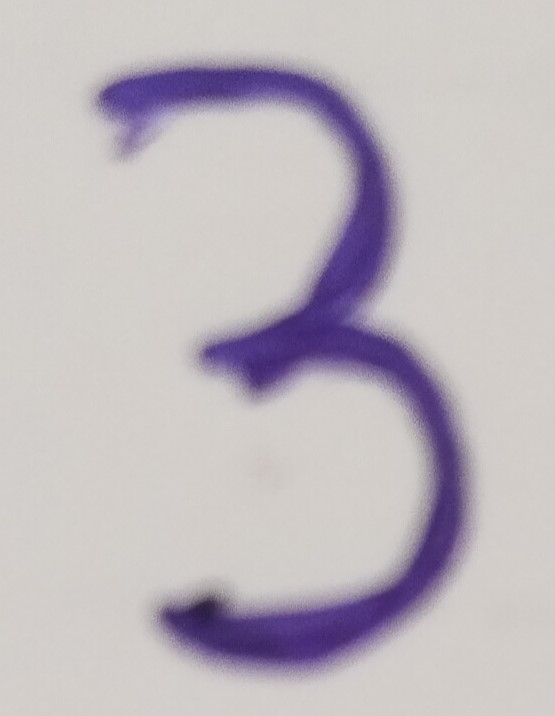
#> input picture Data/testimg.jpg, 555 x 716 px
$ jupyter execute digit_class.ipynb
#> lines starting #> are read from the running program, lines starting #| are printed output that depends on the picture
# 🔢 Handwritten Digit Recognition (Multiclass Classification)

## 🎯 Project Objective
The goal of this project is to classify handwritten digits (0-9) using the Scikit-Learn Digits dataset. This project explores image preprocessing techniques, data flattening, and the application of Support Vector Machines (SVM) for high-accuracy classification.

## 📥 Dataset Description
We are using the **MNIST-style Digits dataset**, which contains 1,797 images of $8 \times 8$ pixels. Each pixel represents a grayscale value ranging from 0 (white) to 16 (black).

[cell 1]
from sklearn.datasets import load_digits
import matplotlib.pyplot as plt

digits = load_digits()

plt.gray()
plt.matshow(digits.images[0])
plt.show()
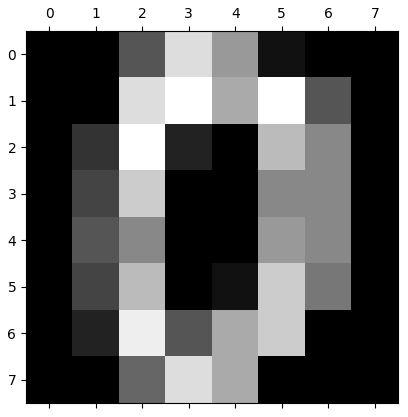
#> figure drawn by matplotlib, 1 panel

## The Data Detective Work (EDA) 🛠

-    In classification, our primary EDA goal is to check for **Class Imbalance**. If we have 1,000 images of the number "1" but only 10 images of the number "9", our model will be biased.

[cell 2]
#EDA

import pandas as pd
import seaborn as sns

df = pd.DataFrame(digits.target , columns = ['target'])
sns.countplot(x = 'target' , data = df)
plt.title("Distribution of Digits")
plt.show()
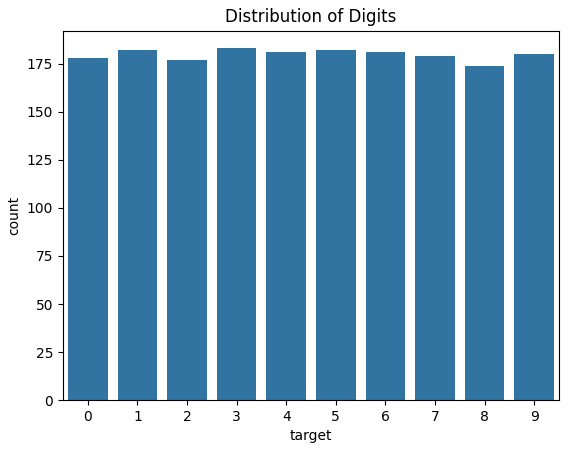
#> figure drawn by matplotlib, 1 panel; tallest bar 183 high, from x = 2.6 to 3.4

## 🛠️ Data Preprocessing: Flattening the Images
Most traditional machine learning models (like SVM or Random Forest) require input in a 1D format. Since our original data consists of $8 \times 8$ matrices, we must **flatten** them into a single vector of 64 pixels.

* **Original Shape:** `(1797, 8, 8)`
* **Flattened Shape:** `(1797, 64)`

## ⚖️ Feature Scaling
We apply `StandardScaler` to ensure that all pixel intensities are on the same scale, which is essential for the performance of the **Support Vector Machine** classifier.

[cell 3]
from sklearn.model_selection import train_test_split
from sklearn.preprocessing import StandardScaler

n_samples = len(digits.images)
data = digits.images.reshape((n_samples,-1))

X_train, X_test ,y_train , y_test = train_test_split(data , digits.target, test_size=0.5, random_state=42)

scaler = StandardScaler()
X_train = scaler.fit_transform(X_train)
X_test = scaler.transform(X_test)

## 🏋️ Model Training: Support Vector Machine (SVM)
For this classification task, we chose a **Support Vector Classifier (SVC)**. SVMs are highly effective for image data of this size because they find the optimal "hyperplane" that separates different digit classes in a 64-dimensional space.

```python
# Initializing the classifier with a gamma parameter for non-linear boundaries
clf = SVC(gamma=0.001)
clf.fit(X_train, y_train)

[cell 4]
from sklearn.svm import SVC
from sklearn.metrics import classification_report , confusion_matrix

clf = SVC(gamma=0.001)
clf.fit(X_train,y_train)

predicted = clf.predict(X_test)

## 📈 Model Evaluation
To measure success, we look beyond simple accuracy and analyze exactly where the model might be struggling.

### 🧩 Confusion Matrix Analysis
The heatmap below shows the relationship between **Actual** labels and **Predicted** labels.
* **Diagonal Values:** Represent correct predictions.
* **Off-Diagonal Values:** Show which digits the model is confusing (e.g., mistaking a `5` for a `9`).

[cell 5]
plt.figure(figsize=(10,7))
sns.heatmap(confusion_matrix(y_test , predicted), annot=True , fmt='d' , cmap='Blues')
plt.xlabel("predicted")
plt.ylabel("actual")
plt.title("confusion matrix")
plt.show()
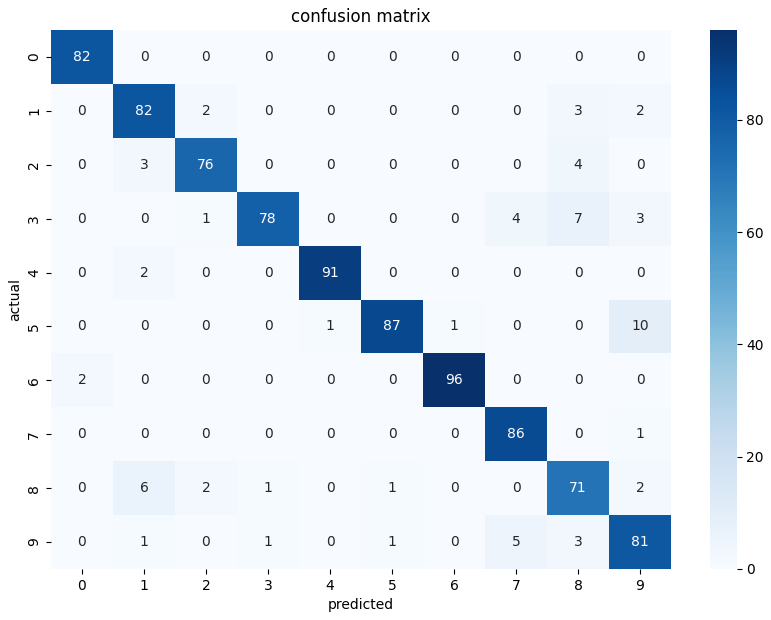
#> figure drawn by matplotlib, 2 panels

## 🧪 Real-World Testing
To prove the model's robustness, I uploaded my own handwritten digits. This stage involved:
1. **Grayscale Conversion:** Converting phone photos to black and white.
2. **Resizing:** Scaling large photos down to the $8 \times 8$ pixel format.
3. **Inversion:** Ensuring the background is black and the ink is white to match the training data.

> **Result:** The model successfully generalizes to new, unseen handwriting!

[cell 6]
from PIL import Image, ImageOps
import numpy as np
image_path = '../Data/testimg.jpg'


def predict_my_image(image_path):
    # show the original test image before processing
#> called with image_path = '../Data/testimg.jpg'
    orig = Image.open(image_path)
#> orig is the input picture: PIL image 555x716 RGB; mean R, G, B 191.7, 184.8, 190.8
    plt.imshow(orig)
    plt.axis('off')
    plt.title('Original Test Image')
    plt.show()

    # 1. Open image and convert to Grayscale
    img = orig.convert('L')
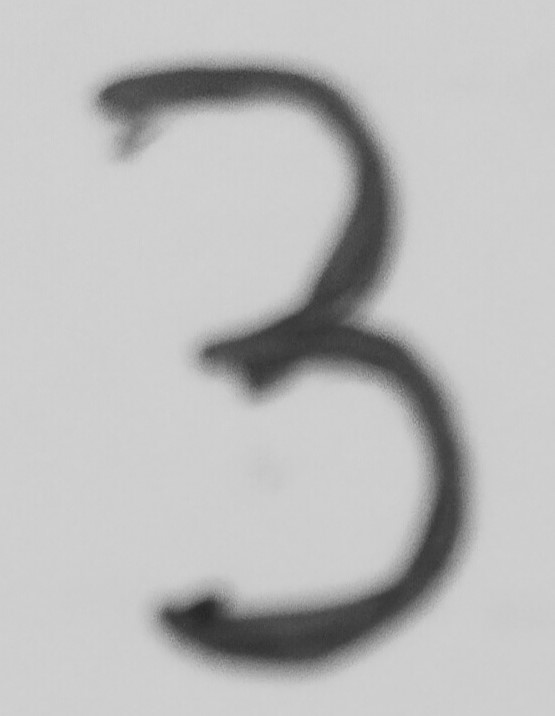
#> img: PIL image 555x716 L; min 37, max 211, mean 187.5

    # 2. Resize to 8x8 pixels (The shape the model expects)
    img = img.resize((8, 8), Image.Resampling.LANCZOS)

    # 3. Invert Colors (Model expects white ink on black background)
    img = ImageOps.invert(img)

    # 4. Normalize pixel values (Scale 0-255 down to 0-16)
    img_array = np.array(img)
    img_array = (img_array / 255.0) * 16.0

    # 5. Flatten and Predict
    flattened_img = img_array.reshape(1, -1)

    # Apply the same scaling you used for training
    scaled_img = scaler.transform(flattened_img)

    prediction = clf.predict(scaled_img)
#> prediction = [4]

    # Show the "pixelated" version the model sees
    plt.imshow(img_array, cmap='gray')
    plt.title(f"Model Prediction: {prediction[0]}")
    plt.show()
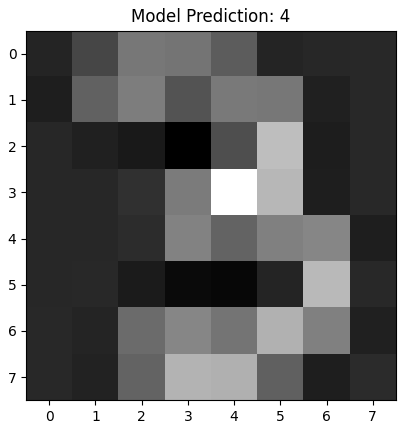
#> figure drawn by matplotlib, 1 panel

# To use it:
predict_my_image(image_path)

$ run again, with Data/image.png saved as Data/testimg.jpg
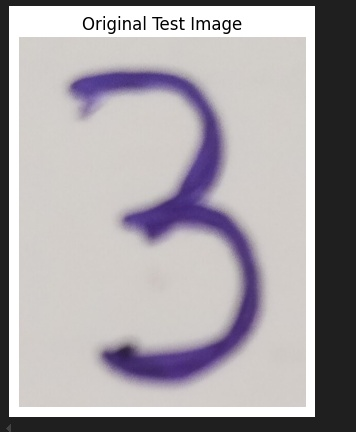
#> input picture Data/image.png, 356 x 432 px
#> in predict_my_image, orig is the input picture: PIL image 356x432 RGB; mean R, G, B 169.1, 164.4, 168.5
#> in predict_my_image, `img = orig.convert('L')`:
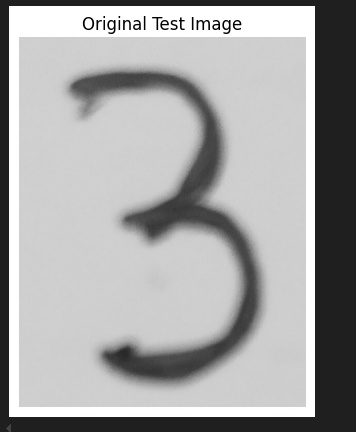
#> img: PIL image 356x432 L; min 0, max 255, mean 166.2
#> prediction = [4]
#> in predict_my_image, `plt.show()`:
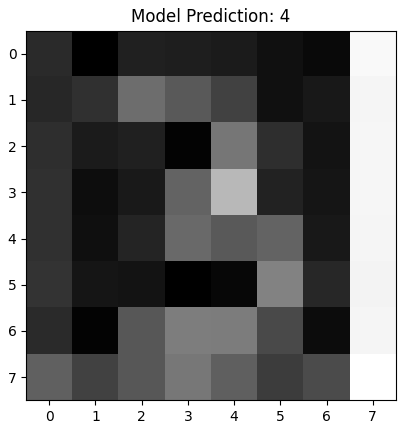
#> figure drawn by matplotlib, 1 panel
